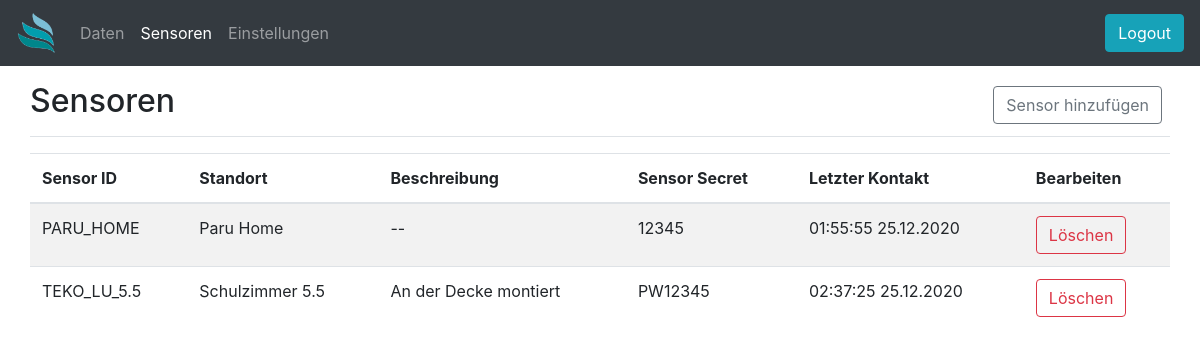
Page /sensors (signed in) on the earlier database version.
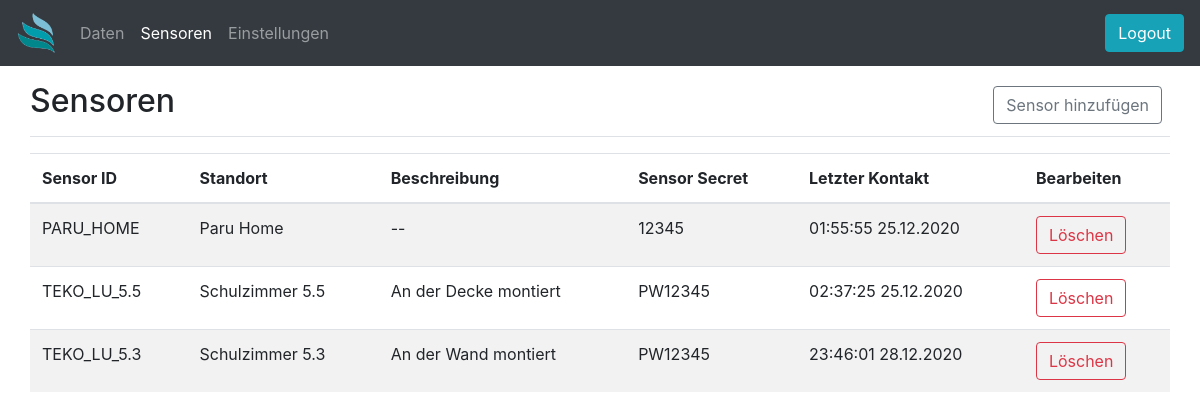
Same page on the later database version.
### app.py (models this page shows)
class dbSensors(db.Model):
    id = db.Column(db.Integer, primary_key=True)
    sensorid = db.Column(db.String(10), nullable=False)
    sensorsecret = db.Column(db.String(10), nullable=False)
    lastseen = db.Column(db.String(20))
    location = db.Column(db.String(50))
    description = db.Column(db.Text)

### app.py (the view)
@app.route('/sensors', methods=['GET'])
@login_required
def sensors():
    return render_template('sensors.html', sensors=dbSensors.query.all())

### app.py (called while the page is built)
@login_manager.user_loader
def load_user(user_id):
    return dbUsers.query.get(int(user_id))

### templates/sensors.html (shortened to what this page needs)
{% extends 'base.html' %}
{% block body %}
<div class="container-fluid">
    <main role="main" class="col-md">
        <div
            class="d-flex justify-content-between flex-wrap flex-md-nowrap align-items-center pt-3 pb-2 mb-3 border-bottom">
            <h1 class="h2">Sensoren</h1>
            <div class="btn-toolbar mb-2 mb-md-0">
                <div class="btn-group mr-2">
                    <button type="button" class="btn btn btn-outline-secondary" data-toggle="modal"
                        data-target="#addSensor">
                        Sensor hinzufügen
                    </button>
                </div>
            </div>
        </div>
        <div class="table-responsive">
            <table class="table table-striped table">
                <thead>
                    <tr>
                        <th>Sensor ID</th>
                        <th>Standort</th>
                        <th>Beschreibung</th>
                        <th>Sensor Secret</th>
                        <th>Letzter Kontakt</th>
                        <th>Bearbeiten</th>
                    </tr>
                </thead>
                <tbody>
                    {% for x in sensors %}
                    <tr>
                        <td>{{ x.sensorid }}</td>
                        <td>{{ x.location }}</td>
                        <td>{{ x.description}}</td>
                        <td>{{ x.sensorsecret }}</td>
                        <td>{{ x.lastseen }}</td>
                        <td>
                            <button type="button" class="btn btn-outline-danger" data-toggle="modal"
                                data-target="#deleteSensor" data-sensorid="{{ x.sensorid }}">
                                Löschen
                            </button>
                        </td>
                    </tr>
                    {% endfor %}
                </tbody>
            </table>
        </div>
    </main>
</div>
{% endblock %}

### templates/base.html (shortened to what this page needs)
<!DOCTYPE html>
<html lang="de">
<head>
    <link rel="stylesheet" href="https://cdn.jsdelivr.net/npm/bootstrap@4.5.3/dist/css/bootstrap.min.css"
>
</head>
<body>
    <nav class="navbar navbar-expand navbar-dark bg-dark">
        <a class="navbar-brand" href="/">
            <img src="{{url_for('static', filename='Logo_trans.png')}}" width="40" height="40"/>
        </a>
        <div class="collapse navbar-collapse" id="navbarsExample02">
            <ul class="navbar-nav mr-auto">
                <li class="nav-item {% if url_for(request.endpoint)=='/' %} active {%endif%}">
                    <a class="nav-link" href="/">Daten</a>
                </li>
                {% if current_user.is_authenticated %}
                <li class="nav-item {% if url_for(request.endpoint)=='/sensors' %} active {%endif%}">
                    <a class="nav-link" href="/sensors">Sensoren</a>
                </li>
                <li class="nav-item {% if url_for(request.endpoint)=='/admin' %} active {%endif%}">
                    <a class="nav-link" href="/admin">Einstellungen</a>
                </li>
                {% endif %}
            </ul>
            {% if current_user.is_authenticated %}
            <form class="form-inline my-2 my-md-0" action="/logout" method="GET">
                <input class="btn btn-info" type="submit" value="Logout">
            </form>
            {% else %}
            <button type="button" class="btn btn-info" data-toggle="modal" data-target="#loginModal">Login</button>
            {% endif %}
        </div>
    </nav>
    {% block body %} {% endblock %}
</body>
</html>

Differences in the rows shown:
added dbSensors: sensorid "TEKO_LU_5.3", location "Schulzimmer 5.3", description "An der Wand montiert", sensorsecret "PW12345", lastseen "23:46:01 28.12.2020"
